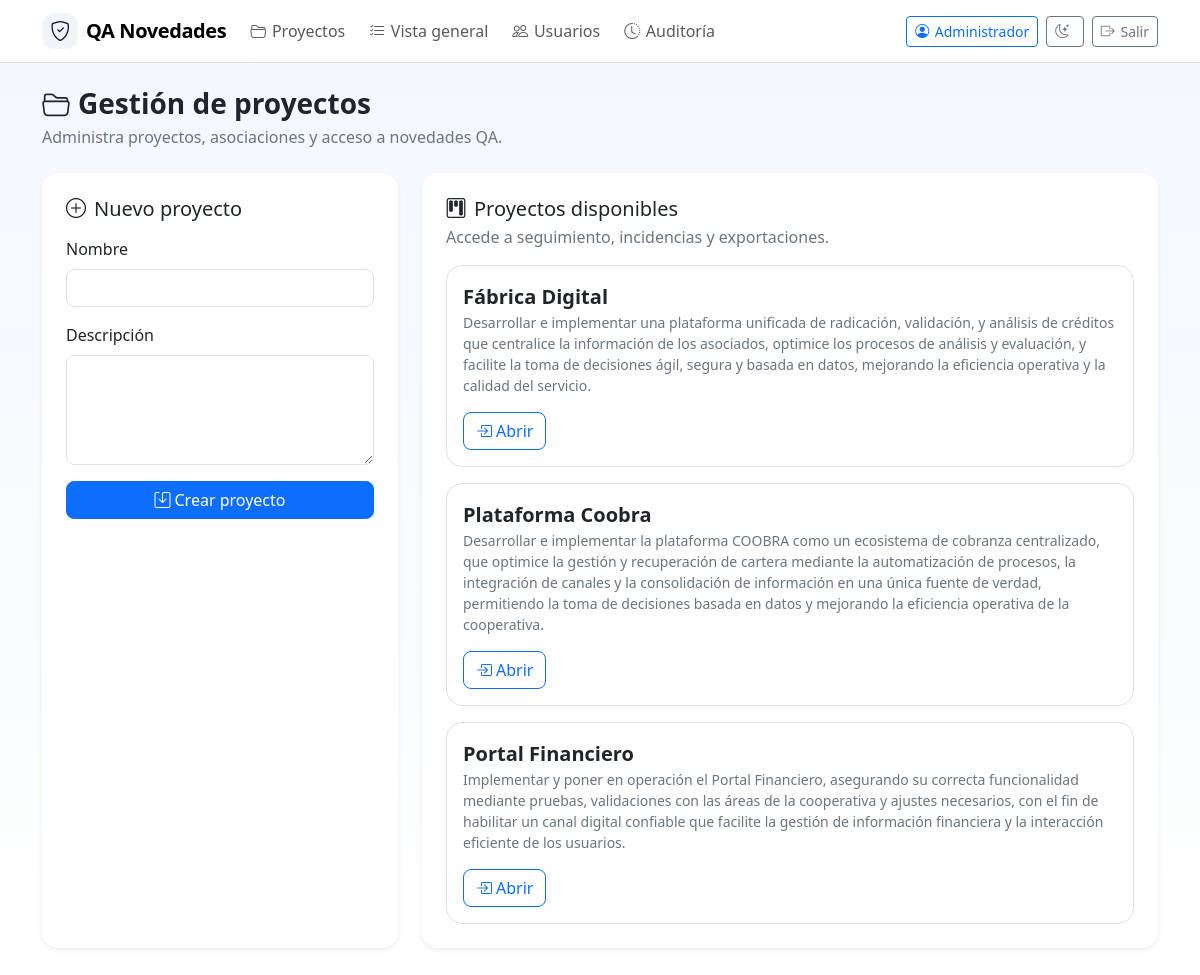
The app's page /projects (signed in) with its own data.
### app.py (models this page shows, shortened)
class User(db.Model):
    id = db.Column(db.Integer, primary_key=True)
    username = db.Column(db.String(80), nullable=False, unique=True)
    full_name = db.Column(db.String(160), nullable=False)
    email = db.Column(db.String(180), nullable=True)
    password_hash = db.Column(db.String(255), nullable=False)
    role = db.Column(db.String(40), nullable=False, default='tester')
    is_active = db.Column(db.Boolean, nullable=False, default=True)
    must_change_password = db.Column(db.Boolean, nullable=False, default=False)
    can_create_projects = db.Column(db.Boolean, nullable=False, default=False)
    can_join_projects = db.Column(db.Boolean, nullable=False, default=True)
    can_manage_records = db.Column(db.Boolean, nullable=False, default=True)
    can_manage_users = db.Column(db.Boolean, nullable=False, default=False)
    can_view_audit = db.Column(db.Boolean, nullable=False, default=False)
    created_at = db.Column(db.DateTime, default=datetime.utcnow)
    memberships = db.relationship('ProjectMember', backref='user', lazy=True, cascade='all, delete-orphan')
    @property
    def is_admin(self) -> bool:
        return self.role == 'admin'
    @property
    def display_name(self) -> str:
        return self.full_name or self.username

class Project(db.Model):
    id = db.Column(db.Integer, primary_key=True)
    name = db.Column(db.String(120), nullable=False, unique=True)
    description = db.Column(db.Text, nullable=True)
    created_at = db.Column(db.DateTime, default=datetime.utcnow)
    updated_at = db.Column(db.DateTime, default=datetime.utcnow, onupdate=datetime.utcnow)
    created_by_id = db.Column(db.Integer, db.ForeignKey('user.id'), nullable=True)
    creator = db.relationship('User', foreign_keys=[created_by_id])
    members = db.relationship('ProjectMember', backref='project', lazy=True, cascade='all, delete-orphan')
    test_records = db.relationship('TestRecord', backref='project', lazy=True, cascade='all, delete-orphan')

### app.py (the view, shortened to what this page needs)
    @app.route('/projects', methods=['GET', 'POST'])
    @login_required
    def projects():
        all_projects = visible_projects_query().order_by(Project.name.asc()).all()
        return render_template('projects.html', projects=all_projects)

### app.py (called while the page is built)
def login_required(view):
    from functools import wraps
    @wraps(view)
    def wrapper(*args, **kwargs):
        if not g.get('current_user'):
            return redirect(url_for('login', next=request.path))
        return view(*args, **kwargs)
    return wrapper

def visible_projects_query():
    user = g.current_user
    if user.is_admin or user.can_create_projects or user.can_join_projects:
        return Project.query
    return Project.query.join(ProjectMember).filter(ProjectMember.user_id == user.id)

### templates/projects.html (shortened to what this page needs)
{% extends 'base.html' %}
{% block content %}
<div class="d-flex justify-content-between align-items-start flex-wrap gap-3 mb-4">
  <div>
    <h1 class="h3 fw-bold mb-1"><i class="bi bi-folder2-open me-2"></i>Gestión de proyectos</h1>
    <p class="text-secondary mb-0">Administra proyectos, asociaciones y acceso a novedades QA.</p>
  </div>
</div>
<div class="row g-4">
  <div class="col-lg-4">
    {% if current_user.is_admin or current_user.can_create_projects %}
    <div class="card border-0 shadow-sm rounded-4 p-4 h-100">
      <h2 class="h5 mb-3"><i class="bi bi-plus-circle me-2"></i>Nuevo proyecto</h2>
      <form method="post">
        <div class="mb-3">
          <label class="form-label">Nombre</label>
          <input class="form-control rounded-3" name="name" required>
        </div>
        <div class="mb-3">
          <label class="form-label">Descripción</label>
          <textarea class="form-control rounded-3" name="description" rows="4"></textarea>
        </div>
        <button class="btn btn-primary w-100 rounded-3">
          <i class="bi bi-save me-1"></i>Crear proyecto
        </button>
      </form>
    </div>
    {% endif %}
  </div>
  <div class="col-lg-8">
    <div class="card border-0 shadow-sm rounded-4 p-4">
      <div class="d-flex justify-content-between align-items-center mb-3">
        <div>
          <h2 class="h5 mb-1"><i class="bi bi-kanban me-2"></i>Proyectos disponibles</h2>
          <p class="text-secondary mb-0">Accede a seguimiento, incidencias y exportaciones.</p>
        </div>
      </div>
      <div class="row g-3">
        {% for project in projects %}
        <div class="col-12">
          <div class="border rounded-4 p-3 qa-card">
            <div class="d-flex justify-content-between align-items-center flex-wrap gap-3">
              <div>
                <div class="fw-semibold fs-5">{{ project.name }}</div>
                <div class="text-secondary small">{{ project.description or 'Sin descripción registrada' }}</div>
              </div>
              <div class="d-flex gap-2">
                <a href="{{ url_for('project_detail', project_id=project.id) }}" class="btn btn-outline-primary rounded-3">
                  <i class="bi bi-box-arrow-in-right me-1"></i>Abrir
                </a>
              </div>
            </div>
          </div>
        </div>
        {% else %}
        <div class="text-secondary">No hay proyectos registrados.</div>
        {% endfor %}
      </div>
    </div>
  </div>
</div>
{% endblock %}

### templates/base.html (shortened to what this page needs)
<!doctype html>
<html lang="es">
<head>
  <link href="https://cdn.jsdelivr.net/npm/bootstrap@5.3.3/dist/css/bootstrap.min.css" rel="stylesheet">
  <link href="https://cdn.jsdelivr.net/npm/bootstrap-icons@1.11.3/font/bootstrap-icons.css" rel="stylesheet">
</head>
<body>
<nav class="navbar navbar-expand-lg bg-white border-bottom mb-4 sticky-top">
  <div class="container">
    <a class="navbar-brand d-flex align-items-center gap-2" href="{{ url_for('index') }}"><span class="icon-badge"><i class="bi bi-shield-check"></i></span> QA Novedades</a>
    {% if current_user %}
    <div class="navbar-nav gap-2">
      <a class="nav-link" href="{{ url_for('projects') }}"><i class="bi bi-folder2-open"></i>Proyectos</a>
      <a class="nav-link" href="{{ url_for('records') }}"><i class="bi bi-list-check"></i>Vista general</a>
      {% if current_user.is_admin or current_user.can_manage_users %}<a class="nav-link" href="{{ url_for('admin_users') }}"><i class="bi bi-people"></i>Usuarios</a>{% endif %}
      {% if current_user.is_admin or current_user.can_view_audit %}<a class="nav-link" href="{{ url_for('admin_audit') }}"><i class="bi bi-clock-history"></i>Auditoría</a>{% endif %}
    </div>
    <div class="ms-auto d-flex align-items-center gap-2 small">
      <a class="btn btn-sm btn-outline-primary" href="{{ url_for('profile') }}"><i class="bi bi-person-circle"></i>{{ current_user.display_name }}</a>
<button class="btn btn-sm btn-outline-secondary" id="themeToggle" type="button" aria-label="Cambiar tema">
</button>
      <a class="btn btn-sm btn-outline-secondary" href="{{ url_for('logout') }}"><i class="bi bi-box-arrow-right"></i>Salir</a>
    </div>
    {% endif %}
  </div>
</nav>
<div class="container pb-5">
  {% block content %}{% endblock %}
</div>
</body>
</html>

### templates/base.html (style rules this page uses)
:root { --brand: #0d6efd; --soft: #eef5ff; }
body { background: linear-gradient(180deg, #f4f8ff 0%, #f8fafc 48%, #ffffff 100%); }
.navbar-brand { font-weight: 800; letter-spacing: -.02em; }
.card { border: 0; border-radius: 1rem; box-shadow: 0 10px 28px rgba(15,23,42,.07); }
.icon-badge { width: 36px; height: 36px; display:inline-grid; place-items:center; border-radius: 12px; background: #f1f5f9; color:#0f172a; }
.nav-link .bi, .btn .bi { margin-right: .35rem; }

### templates/projects.html (style rules this page uses)
.qa-card { transition:.2s ease; background: var(--bs-card-bg); }

### records on screen
User: display_name "Administrador"
Project: name "Fábrica Digital", description "Desarrollar e implementar una plataforma unificada de radicación, validación, y análisis de créditos que centralice la información de los asociados, optimice los procesos de análisis y evaluación, y facilite la toma de decisiones ágil, segura y basada en datos, mejorando la eficiencia operativa y la calidad del servicio."
Project: name "Plataforma Coobra", description "Desarrollar e implementar la plataforma COOBRA como un ecosistema de cobranza centralizado, que optimice la gestión y recuperación de cartera mediante la automatización de procesos, la integración de canales y la consolidación de información en una única fuente de verdad, permitiendo la toma de decisiones basada en datos y mejorando la eficiencia operativa de la cooperativa."
Project: name "Portal Financiero", description "Implementar y poner en operación el Portal Financiero, asegurando su correcta funcionalidad mediante pruebas, validaciones con las áreas de la cooperativa y ajustes necesarios, con el fin de habilitar un canal digital confiable que facilite la gestión de información financiera y la interacción eficiente de los usuarios."
